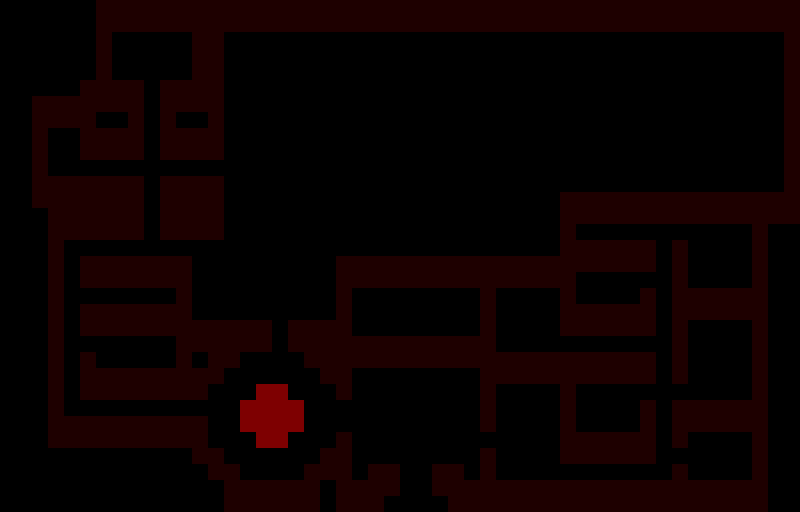

Tiled map render using the project's own tile images. Description and the map definition, with tile-layer contents summarised, below:
An orthogonal 50x32 tile map with 16x16 px tiles, 7 tile layers (floor, overfloor, furniture, ceiling, ...) and 43 objects (22x door, witch20, witch19, witch18, witch17, ...).

<map version="1.2" tiledversion="1.3.4" orientation="orthogonal" renderorder="right-down" width="50" height="32" tilewidth="16" tileheight="16" infinite="0" nextlayerid="9" nextobjectid="44">
 <tileset firstgid="1" source="mansion_tileset.tsx" />
 <layer id="1" name="floor" width="50" height="32">
  <data>[1600 cells, 1382 non-empty, 6 distinct tile ids]</data>
 </layer>
 <layer id="2" name="overfloor" width="50" height="32">
  <data>[1600 cells, 22 non-empty, 1 distinct tile ids]</data>
 </layer>
 <layer id="3" name="furniture" width="50" height="32">
  <data>[1600 cells, 0 non-empty, 0 distinct tile ids]</data>
 </layer>
 <layer id="4" name="ceiling" width="50" height="32">
  <data>[1600 cells, 3 non-empty, 1 distinct tile ids]</data>
 </layer>
 <layer id="5" name="overceiling" width="50" height="32">
  <data>[1600 cells, 0 non-empty, 0 distinct tile ids]</data>
 </layer>
 <layer id="6" name="obstacle" width="50" height="32">
  <data>[1600 cells, 571 non-empty, 1 distinct tile ids]</data>
 </layer>
 <layer id="8" name="invisible" width="50" height="32">
  <data>[1600 cells, 591 non-empty, 1 distinct tile ids]</data>
 </layer>
 <objectgroup id="7" name="objects">
  <object id="1" name="door" x="341.148" y="405.78" width="8.33333" height="9" />
  <object id="2" name="door" x="342.315" y="421.613" width="8.33333" height="9" />
  <object id="3" name="door" x="484.648" y="437.28" width="8.33333" height="9" />
  <object id="4" name="door" x="565.648" y="470.947" width="8.33333" height="9" />
  <object id="5" name="door" x="675.982" y="453.947" width="8.33333" height="9" />
  <object id="6" name="door" x="676.648" y="388.947" width="8.33333" height="9" />
  <object id="7" name="door" x="644.315" y="388.947" width="8.33333" height="9" />
  <object id="8" name="door" x="565.648" y="342.28" width="8.33333" height="9" />
  <object id="9" name="door" x="646.315" y="277.28" width="8.33333" height="9" />
  <object id="10" name="door" x="644.982" y="228.28" width="8.33333" height="9" />
  <object id="11" name="door" x="677.315" y="228.947" width="8.33333" height="9" />
  <object id="12" name="door" x="274.982" y="340.28" width="8.33333" height="9" />
  <object id="13" name="door" x="195.982" y="404.28" width="8.33333" height="9" />
  <object id="14" name="door" x="84.9816" y="340.28" width="8.33333" height="9" />
  <object id="15" name="door" x="85.9816" y="293.28" width="8.33333" height="9" />
  <object id="16" name="door" x="147.982" y="228.28" width="8.33333" height="9" />
  <object id="17" name="door" x="179.982" y="245.947" width="8.33333" height="9" />
  <object id="18" name="door" x="84.9816" y="164.947" width="8.33333" height="9" />
  <object id="19" name="door" x="147.648" y="100.613" width="8.33333" height="9" />
  <object id="20" name="door" x="212.648" y="164.613" width="8.33333" height="9" />
  <object id="21" name="door" x="402.482" y="485.615" width="8.33333" height="9" />
  <object id="22" name="door" x="419.815" y="485.945" width="8.33333" height="9" />
  <object id="23" name="witch20" x="428" y="201.333">
   <properties>
    <property name="type" value="witch" />
   </properties>
   <point />
  </object>
  <object id="24" name="witch19" x="730.5" y="353">
   <properties>
    <property name="type" value="witch" />
   </properties>
   <point />
  </object>
  <object id="25" name="witch18" x="530" y="320">
   <properties>
    <property name="type" value="witch" />
   </properties>
   <point />
  </object>
  <object id="26" name="witch17" x="614" y="286.5">
   <properties>
    <property name="type" value="witch" />
   </properties>
   <point />
  </object>
  <object id="27" name="witch16" x="617.5" y="407">
   <properties>
    <property name="type" value="witch" />
   </properties>
   <point />
  </object>
  <object id="28" name="witch15" x="721" y="465">
   <properties>
    <property name="type" value="witch" />
   </properties>
   <point />
  </object>
  <object id="29" name="witch14" x="524" y="442">
   <properties>
    <property name="type" value="witch" />
   </properties>
   <point />
  </object>
  <object id="30" name="witch13" x="436" y="442">
   <properties>
    <property name="type" value="witch" />
   </properties>
   <point />
  </object>
  <object id="31" name="witch12" x="228" y="418.5">
   <properties>
    <property name="type" value="witch" />
   </properties>
   <point />
  </object>
  <object id="32" name="witch11" x="313" y="397.5">
   <properties>
    <property name="type" value="witch" />
   </properties>
   <point />
  </object>
  <object id="33" name="witch10" x="127" y="359">
   <properties>
    <property name="type" value="witch" />
   </properties>
   <point />
  </object>
  <object id="34" name="witch9" x="152" y="52.5">
   <properties>
    <property name="type" value="witch" />
   </properties>
   <point />
  </object>
  <object id="35" name="witch8" x="247.5" y="53">
   <properties>
    <property name="type" value="witch" />
   </properties>
   <point />
  </object>
  <object id="36" name="witch7" x="754" y="50.5">
   <properties>
    <property name="type" value="witch" />
   </properties>
   <point />
  </object>
  <object id="37" name="witch6" x="755" y="134.5">
   <properties>
    <property name="type" value="witch" />
   </properties>
   <point />
  </object>
  <object id="38" name="witch5" x="678" y="97">
   <properties>
    <property name="type" value="witch" />
   </properties>
   <point />
  </object>
  <object id="39" name="witch4" x="284.5" y="308.5">
   <properties>
    <property name="type" value="witch" />
   </properties>
   <point />
  </object>
  <object id="40" name="witch3" x="378" y="387">
   <properties>
    <property name="type" value="witch" />
   </properties>
   <point />
  </object>
  <object id="41" name="witch2" x="716.5" y="266">
   <properties>
    <property name="type" value="witch" />
   </properties>
   <point />
  </object>
  <object id="42" name="witch1" x="322.667" y="139.667">
   <properties>
    <property name="type" value="witch" />
   </properties>
   <point />
  </object>
  <object id="43" name="player" x="409.5" y="449.5">
   <properties>
    <property name="type" value="player" />
   </properties>
   <point />
  </object>
 </objectgroup>
</map>
